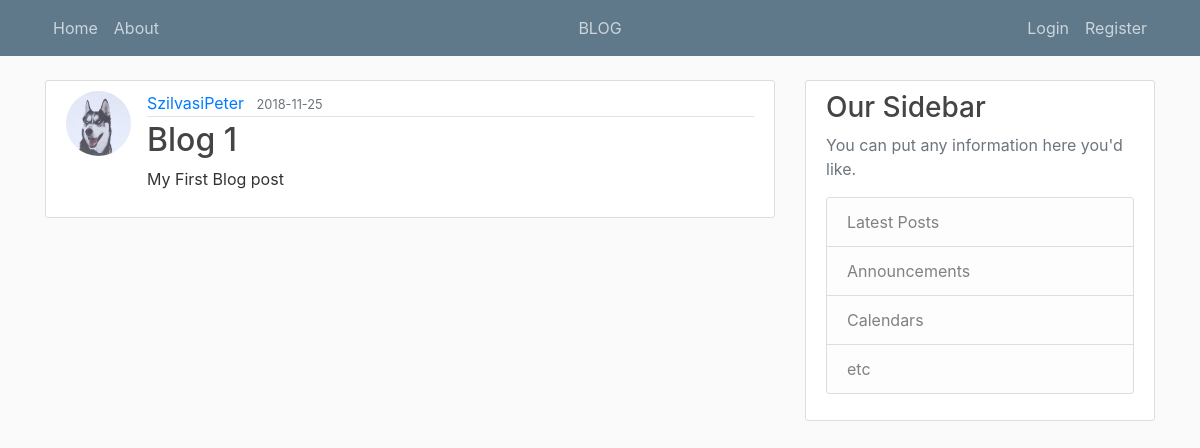
/blog/, run on an earlier commit of the app's database.
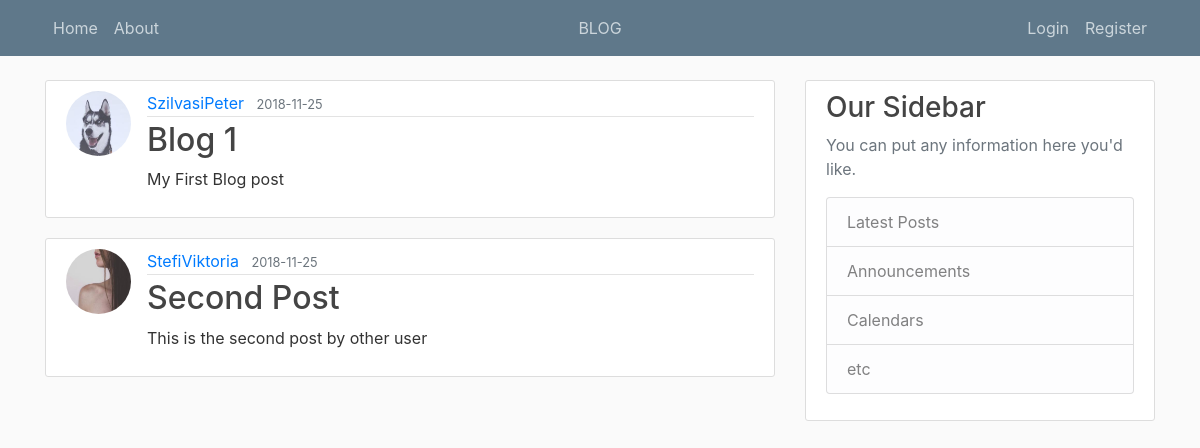
And on a later commit of the database.
### app/models.py (models this page shows, shortened)
class Post(db.Model):
	id = db.Column(db.Integer, primary_key=True)
	title = db.Column(db.String(100), nullable=False)
	date_posted = db.Column(db.DateTime, nullable=False, default=datetime.utcnow)
	content = db.Column(db.Text, nullable=False)
	user_id = db.Column(db.Integer, db.ForeignKey('user.id'), nullable=False)

class User(db.Model, UserMixin):
	id = db.Column(db.Integer, primary_key=True)
	username = db.Column(db.String(20), unique=True, nullable=False)
	email = db.Column(db.String(120), unique=True, nullable=False)
	image_file = db.Column(db.String(20), nullable=False, default='default.jpg')
	password = db.Column(db.String(60), nullable=False)
	posts = db.relationship('Post', backref='author', lazy=True)

### app/views.py (the view)
@app.route('/blog/')
def blog():
	posts = Post.query.all()
	return render_template("blog.html", posts=posts)

### app/templates/blog.html
{% extends "layout.html" %}
{% block content %}
	{% for post in posts %}
		<article class="media content-section">
          <img class="rounded-circle article-img" src="{{ url_for('static', filename='profile_pics/' + post.author.image_file) }}">
          <div class="media-body">
            <div class="article-metadata">
              <a class="mr-2" href="#">{{ post.author.username }}</a>
              <small class="text-muted">{{ post.date_posted.strftime('%Y-%m-%d') }}</small>
            </div>
            <h2><a class="article-title" href="{{ url_for('post', post_id=post.id) }}">{{ post.title }}</a></h2>
            <p class="article-content">{{ post.content }}</p>
          </div>
</article>
	{% endfor %}
{% endblock content %}

### app/templates/layout.html (shortened to what this page needs)
<!DOCTYPE html>
<html>
<head>
	<link rel="stylesheet" href="{{ url_for('static', filename='css/bootstrap.min.css') }}">
	<link rel="stylesheet" type="text/css" href="{{ url_for('static', filename='css/blog.css')}}">
</head>
<body>
	<header class="site-header">
  	<nav class="navbar navbar-expand-md navbar-dark bg-steel fixed-top">
    <div class="container">
      <div class="collapse navbar-collapse" id="navbarToggle">
        <div class="navbar-nav mr-auto">
          <a class="nav-item nav-link" href="{{url_for('index')}}">Home</a>
          <a class="nav-item nav-link" href="{{url_for('blog_about')}}">About</a>
        </div>
        <div class="nav navbar-nav navbar-center">
          <a class="nav-item nav-link text-center" href="{{url_for('blog')}}">BLOG</a>
        </div>
        <div class="navbar-nav navbar-right">
          {% if current_user.is_authenticated %}
            <a class="nav-item nav-link" href="{{url_for('new_blog_post')}}">New Post</a>
            <a class="nav-item nav-link" href="{{url_for('account')}}">{{current_user.username}}</a>
            <a class="nav-item nav-link" href="{{url_for('logout')}}">Logout</a>
          {% else %}
            <a class="nav-item nav-link" href="{{url_for('login')}}">Login</a>
            <a class="nav-item nav-link" href="{{url_for('register')}}">Register</a>
          {% endif %}
        </div>
      </div>
    </div>
  </nav>
</header>
<main role="main" class="container">
  <div class="row">
    <div class="col-md-8">
      {% block content %}{% endblock %}
    </div>
    <div class="col-md-4">
      <div class="content-section">
        <h3>Our Sidebar</h3>
        <p class='text-muted'>You can put any information here you'd like.
          <ul class="list-group">
            <li class="list-group-item list-group-item-light">Latest Posts</li>
            <li class="list-group-item list-group-item-light">Announcements</li>
            <li class="list-group-item list-group-item-light">Calendars</li>
            <li class="list-group-item list-group-item-light">etc</li>
          </ul>
        </p>
      </div>
    </div>
  </div>
</main>
</body>
</html>

### app/static/css/blog.css (style rules this page uses)
body { background: #fafafa; color: #333333; margin-top: 5rem; }
h1, h2, h3, h4, h5, h6 { color: #444444; }
.bg-steel { background-color: #5f788a; }
.site-header .navbar-nav .nav-link { color: #cbd5db; }
.content-section { background: #ffffff; padding: 10px 20px; border: 1px solid #dddddd; border-radius: 3px; margin-bottom: 20px; }
.article-title { color: #444444; }
.article-content { white-space: pre-line; }
.article-img { height: 65px; width: 65px; margin-right: 16px; }
.article-metadata { padding-bottom: 1px; margin-bottom: 4px; border-bottom: 1px solid #e3e3e3 }
.navbar-nav.navbar-center { position: absolute; left: 50%; transform: translatex(-50%); }

What changed in the data, as far as the page shows it:
added Post: image_file (picture), author.username "StefiViktoria", date_posted "2018-11-25", title "Second Post", content "This is the second post by other user"
